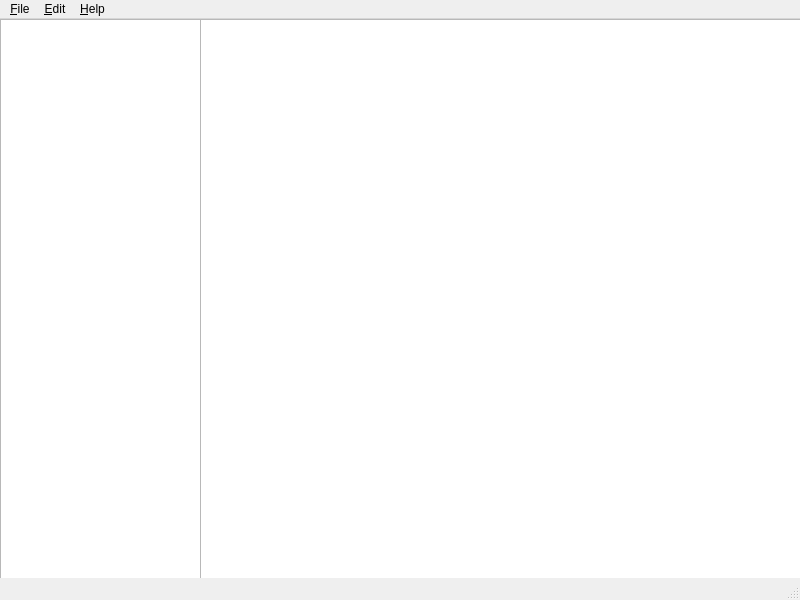
<?xml version="1.0" encoding="UTF-8"?>
<ui version="4.0">
 <class>TeHConsoleMainWindow</class>
 <widget class="QMainWindow" name="TeHConsoleMainWindow">
  <property name="geometry">
   <rect>
    <x>0</x>
    <y>0</y>
    <width>800</width>
    <height>600</height>
   </rect>
  </property>
  <property name="windowTitle">
   <string>TeH Console</string>
  </property>
  <widget class="QWidget" name="centralwidget">
   <widget class="QTreeView" name="treeView">
    <property name="geometry">
     <rect>
      <x>0</x>
      <y>0</y>
      <width>201</width>
      <height>591</height>
     </rect>
    </property>
   </widget>
   <widget class="QListView" name="listView">
    <property name="geometry">
     <rect>
      <x>200</x>
      <y>0</y>
      <width>601</width>
      <height>621</height>
     </rect>
    </property>
   </widget>
  </widget>
  <widget class="QMenuBar" name="menubar">
   <property name="geometry">
    <rect>
     <x>0</x>
     <y>0</y>
     <width>800</width>
     <height>20</height>
    </rect>
   </property>
   <widget class="QMenu" name="menu_File">
    <property name="title">
     <string>&amp;File</string>
    </property>
    <addaction name="action_Quit"/>
   </widget>
   <widget class="QMenu" name="menu_Edit">
    <property name="title">
     <string>&amp;Edit</string>
    </property>
   </widget>
   <widget class="QMenu" name="menu_Help">
    <property name="title">
     <string>&amp;Help</string>
    </property>
   </widget>
   <addaction name="menu_File"/>
   <addaction name="menu_Edit"/>
   <addaction name="menu_Help"/>
  </widget>
  <widget class="QStatusBar" name="statusbar"/>
  <action name="action_Quit">
   <property name="text">
    <string>&amp;Quit</string>
   </property>
  </action>
 </widget>
 <resources/>
 <connections/>
</ui>
